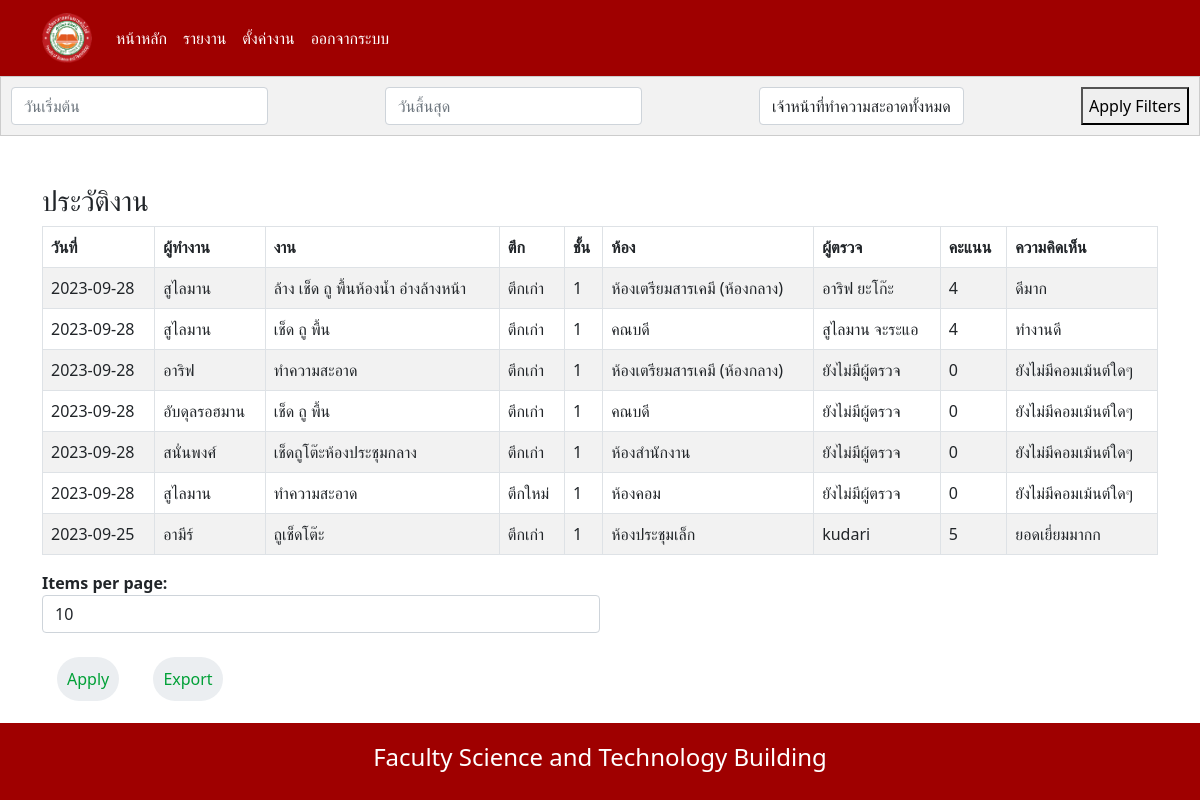
Page /workdata-history/ (signed in) on the committed database.
### cleanerapp/models.py (models this page shows, shortened)
class WorksData(models.Model):
    date = models.DateField()
    status = models.CharField(max_length=20)
    rating = models.IntegerField(default=0)
    work = models.ForeignKey(Work, on_delete=models.CASCADE)
    comment = models.CharField(max_length=500)
    staff = models.CharField(max_length=100)

class Work(models.Model):
    work_name = models.CharField(max_length=100)
    cleaner = models.ForeignKey(Cleaner, on_delete=models.CASCADE)
    room = models.ForeignKey(Room, on_delete=models.CASCADE)
    WEEKDAYS = [
        ('Sunday', 'Sunday'),
        ('Monday', 'Monday'),
        ('Tuesday', 'Tuesday'),
        ('Wednesday', 'Wednesday'),
        ('Thursday', 'Thursday'),
        ('Friday', 'Friday'),
        ('Saturday', 'Saturday'),
    ]
    day = models.CharField(max_length=9, choices=WEEKDAYS)  # Set max_length to accommodate the longest weekday name
    class Meta:
        unique_together = ('work_name', 'cleaner', 'room', 'day')

class Cleaner(models.Model):
    SEX_CHOICES = [
        ('Male', 'Male'),
        ('Female', 'Female'),
    ]
    profile_image = models.ImageField(upload_to='profile_images/', blank=True, null=True)
    user = models.OneToOneField(User, on_delete=models.CASCADE)
    sex = models.CharField(max_length=10, choices=SEX_CHOICES)

class Room(models.Model):
    room_name = models.CharField(max_length=100)
    building = models.ForeignKey(Building, on_delete=models.CASCADE)
    floor_num = models.PositiveIntegerField()
    class Meta:
        unique_together = ('room_name', 'building', 'floor_num')

class Building(models.Model):
    name = models.CharField(max_length=100, unique=True)
    total_floors = models.PositiveIntegerField()

### cleanerapp/views.py (the view)
# urls.py: path('workdata-history/', views.get_workdata_history, name='workdata_history'),
@login_required
@staff_required
def get_workdata_history(request):
    workdata_history = WorksData.objects.all()
    start_date = request.GET.get('start_date')
    end_date = request.GET.get('end_date')
    cleaner_query = request.GET.get('cleaner')
    cleaner_choices = Cleaner.objects.values_list('user__first_name', flat=True).distinct().order_by('user__first_name')
    start_date = datetime.strptime(start_date, '%Y-%m-%d') if start_date else None
    end_date = datetime.strptime(end_date, '%Y-%m-%d') if end_date else None
    if start_date:
        workdata_history = workdata_history.filter(date__gte=start_date)
    if end_date:
        workdata_history = workdata_history.filter(date__lte=end_date)
    if cleaner_query:
        workdata_history = workdata_history.filter(work__cleaner__user__first_name=cleaner_query)
    page_number = request.GET.get('page')
    items_per_page = request.GET.get('items_per_page', 10)  # Default to 10 items per page
    paginator = Paginator(workdata_history, items_per_page)
    page_data = paginator.get_page(page_number)
    context = {
        'workdata_history': page_data,
        'cleaner_choices' : cleaner_choices,
        'start_date' : start_date,
        'end_date' : end_date,
        'items_per_page': items_per_page,
    }
    return render(request, 'work_history.html', context)

### templates/work_history.html (shortened to what this page needs)
{% include 'navbar.html' %}
<!DOCTYPE html>
<html lang="en">
<head>
    {% load static %}
    <link rel="stylesheet" href="{% static 'css/cleaner.css' %}">
    <link href="https://cdn.jsdelivr.net/npm/bootstrap@5.0.0-alpha2/dist/css/bootstrap.min.css" rel="stylesheet">
    <link rel="stylesheet" href="https://cdnjs.cloudflare.com/ajax/libs/bootstrap-datepicker/1.9.0/css/bootstrap-datepicker.min.css">
</head>
<body>
    <div class="filter-bar">
        <div class="filter-dropdown">
            <input type="text" class="form-control datepicker" id="start_date" placeholder="วันเริ่มต้น" name="start_date" value="{{ start_date|date:'%Y-%m-%d' }}">
        </div>
        <div class="filter-dropdown">
            <input type="text" class="form-control datepicker" id="end_date" placeholder="วันสิ้นสุด" name="end_date" value="{{ end_date|date:'%Y-%m-%d' }}">
        </div>
        <div class="filter-dropdown">
            <select class="form-control" id="cleanerFilter"placeholder="เจ้าหน้าที่ทำความสะอาดทั้งหมด" name="cleaner">
                <option value="">เจ้าหน้าที่ทำความสะอาดทั้งหมด</option>
            </select>
        </div>
        <button type="button" onclick="applyFilters()">Apply Filters</button>
    </div>
    <div class="container mt-5">
        <h3>ประวัติงาน</h3>
        <div class="table-responsive">
        <table id="workdata-table" class="table table-bordered table-striped">
            <thead class="thead-dark">
                <tr>
                    <th data-filter="true" data-filter-type="select">วันที่</th>
                    <th data-filter="true" data-filter-type="select">ผู้ทำงาน</th>
                    <th data-filter="true" data-filter-type="select">งาน</th>
                    <th data-filter="true" data-filter-type="select">ตึก</th>
                    <th data-filter="true" data-filter-type="select">ชั้น</th>
                    <th data-filter="true" data-filter-type="select">ห้อง</th>
                    <th data-filter="true" data-filter-type="select">ผู้ตรวจ</th>
                    <th data-filter="true" data-filter-type="select">คะแนน</th>
                    <th data-filter="true" data-filter-type="select">ความคิดเห็น</th>
                </tr>
            </thead>
            <tbody>
                {% for workdata in workdata_history %}
                <tr>
                    <td>{{ workdata.date|date:'Y-m-d' }}</td>
                    <td>{{ workdata.work.cleaner.user.first_name }}</td>
                    <td>{{ workdata.work.work_name }}</td>
                    <td>{{ workdata.work.room.building.name }}</td>
                    <td>{{ workdata.work.room.floor_num }}</td>
                    <td>{{ workdata.work.room.room_name }}</td>
                    <td>{{ workdata.staff }}</td>
                    <td>{{ workdata.rating }}</td>
                    <td>{{ workdata.comment }}</td>
                </tr>
                {% endfor %}
            </tbody>
        </table>
        </div>
            <div class="col-md-6">
                <form method="get">
                    <div class="form-group">
                        <label for="items_per_page">Items per page:</label>
                        <select class="form-control" name="items_per_page" id="items_per_page">
                            <option value="10" {% if items_per_page == 10 %}selected{% endif %}>10</option>
                        </select>
                    </div>
                </div>
                    <div class="row">
                    <div class="col-md-12">
                        <button type="submit" class="btn btn-primary mt-4 mb-5">Apply</button>
                        <button type="button" class="btn btn-success float-right mt-4 mb-5" id="exportBtn">Export</button>
                    </div>
                </div>
        <div class="pagination justify-content-center">
            <ul class="pagination">
                <li class="page-item disabled">
                    <span class="page-link">Page {{ workdata_history.number }} of {{ workdata_history.paginator.num_pages }}</span>
                </li>
            </ul>
        </div>
    </div>
</body>
</html>

### templates/navbar.html (shortened to what this page needs)
    <!DOCTYPE html>
    <html lang="en">
    <head>
        {% load static %}
        <link rel="stylesheet" href="{% static 'css/navbar.css' %}">
        <link href="https://cdn.jsdelivr.net/npm/bootstrap@5.0.0-alpha2/dist/css/bootstrap.min.css" rel="stylesheet">
    </head>
    <body>
        <nav class="navbar navbar-expand-lg navbar-dark" style="background-color: #9f0000;">
            <div class="container">
                <a class="navbar-brand" href="{% url 'login'%}"><img class="image-brand" src="{% static 'images/ftu_logo-removebg-preview.png' %}" alt="" srcset=""></a>
                <div class="collapse navbar-collapse" id="navbarNav">
                    <ul class="navbar-nav ml-auto">
                        {% if user.staff %}
                        <li class="nav-item">
                            <a class="nav-link text-white" href="{% url 'staff_works' %}">หน้าหลัก</a>
                        </li>
                        {% else %}
                        <li class="nav-item">
                            <a class="nav-link text-white" href="{% url 'cleaner_works' %}">หน้าหลัก</a>
                        </li>
                        {% endif %}
                        {% if user.staff %}
                        <li class="nav-item">
                            <a class="nav-link text-white" href="{% url 'workdata_history' %}">รายงาน</a>
                        </li>
                        <li class="nav-item">
                            <a class="nav-link text-white" href="{% url 'setting_works' %}">ตั้งค่างาน</a>
                        </li>
                        {% endif %}
                        {% if user.is_authenticated %}
                        <a class="nav-link text-white" href="{% url 'logout' %}">ออกจากระบบ</a>
                        {% endif %}
                    </ul>
                </div>
            </div>
        </nav>
        <footer class="footer fixed-bottom">
            <div class="container">
                <h4>Faculty Science and Technology Building</h4>
            </div>
        </footer>
        </body>

### static/css/navbar.css (style rules this page uses)
.container .image-brand { width: 50px; height: 50px; flex-shrink: 0; }

### static/css/cleaner.css (style rules this page uses)
body { flex-direction: column; display: flex; }
.footer { background-color: #9f0000;; color: white; text-align: center; padding: 20px 0; margin-top: auto; }
button.btn { font-size: 16px; font-weight: 500; padding: 10px; margin: 15px; width: auto; background: #ebeef1; cursor: pointer; border: none; border-radius: 50px; color: #00a037; box-shadow: 20px 10px 10px 1px rgba(10, 90, 169, 0.16), -10px -10px -10px -1px rgba(255, 255, 255, 0.70); }
.filter-bar { display: flex; justify-content: space-between; background-color: #f2f2f2; padding: 10px; border: 1px solid #ccc; overflow-x: auto; }
.filter-dropdown { margin-right: 10px; }
label { font-weight: bold; }
select { padding: 5px; border: 1px solid #ccc; border-radius: 5px; }

### rows in the picture
WorksData: date "2023-09-28", work.cleaner.user.first_name "สูไลมาน", work.work_name "ล้าง เช็ด ถู พื้นห้องน้ำ อ่างล้างหน้า", work.room.building.name "ตึกเก่า", work.room.floor_num "1", work.room.room_name "ห้องเตรียมสารเคมี (ห้องกลาง)", staff "อาริฟ ยะโก๊ะ", rating "4", comment "ดีมาก"
WorksData: date "2023-09-28", work.cleaner.user.first_name "สูไลมาน", work.work_name "เช็ด ถู พื้น", work.room.building.name "ตึกเก่า", work.room.floor_num "1", work.room.room_name "คณบดี", staff "สูไลมาน จะระแอ", rating "4", comment "ทำงานดี"
WorksData: date "2023-09-28", work.cleaner.user.first_name "อาริฟ", work.work_name "ทำความสะอาด", work.room.building.name "ตึกเก่า", work.room.floor_num "1", work.room.room_name "ห้องเตรียมสารเคมี (ห้องกลาง)", staff "ยังไม่มีผู้ตรวจ", rating "0", comment "ยังไม่มีคอมเม้นต์ใดๆ"
WorksData: date "2023-09-28", work.cleaner.user.first_name "อับดุลรอฮมาน", work.work_name "เช็ด ถู พื้น", work.room.building.name "ตึกเก่า", work.room.floor_num "1", work.room.room_name "คณบดี", staff "ยังไม่มีผู้ตรวจ", rating "0", comment "ยังไม่มีคอมเม้นต์ใดๆ"
WorksData: date "2023-09-28", work.cleaner.user.first_name "สนั่นพงศ์", work.work_name "เช็ดถูโต๊ะห้องประชุมกลาง", work.room.building.name "ตึกเก่า", work.room.floor_num "1", work.room.room_name "ห้องสำนักงาน", staff "ยังไม่มีผู้ตรวจ", rating "0", comment "ยังไม่มีคอมเม้นต์ใดๆ"
WorksData: date "2023-09-28", work.cleaner.user.first_name "สูไลมาน", work.work_name "ทำความสะอาด", work.room.building.name "ตึกใหม่", work.room.floor_num "1", work.room.room_name "ห้องคอม", staff "ยังไม่มีผู้ตรวจ", rating "0", comment "ยังไม่มีคอมเม้นต์ใดๆ"
WorksData: date "2023-09-25", work.cleaner.user.first_name "อามีร์", work.work_name "ถูเช็ดโต๊ะ", work.room.building.name "ตึกเก่า", work.room.floor_num "1", work.room.room_name "ห้องประชุมเล็ก", staff "kudari", rating "5", comment "ยอดเยี่ยมมากก"
